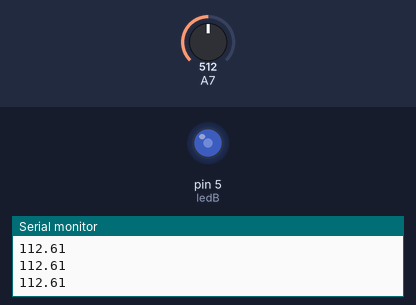
Recording of a sketch running on a simulated Arduino Mega 2560, built with avr-gcc and run on an emulated ATmega2560. Shown: output pins drawn as LEDs (lit = HIGH), the last lines printed to the serial monitor. Inputs (shaded band) come from the test bench; at power-on: A7 = 512.

Above: at 1.2 s.
1.3 s: A7 set to 716
At 1.9 s:
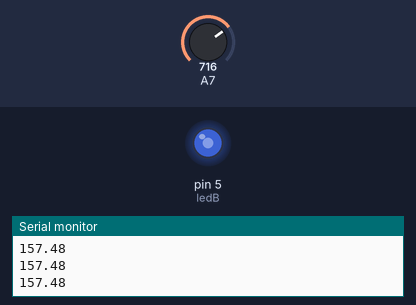
2.8 s: A7 set to 900
At 4.0 s:
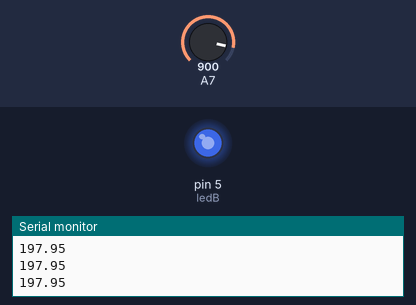
4.3 s: A7 set to 122
At 5.1 s:
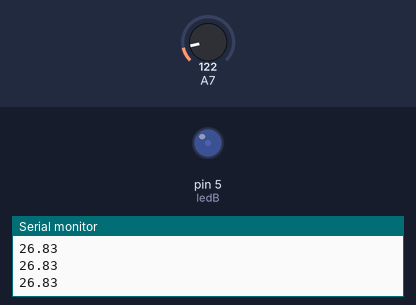
5.8 s: A7 set to 0
At 6.2 s:
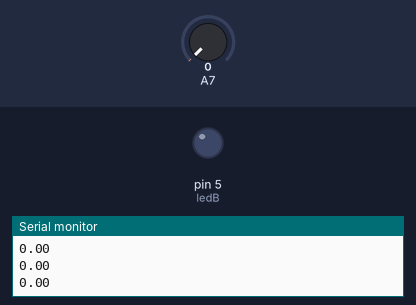
7.3 s: A7 set to 511
At 8.8 s:
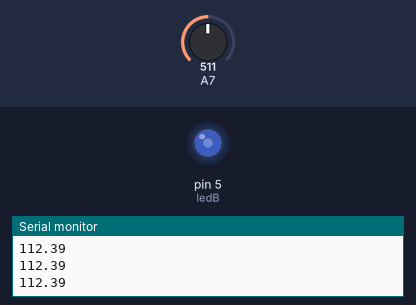
Timing chart, 0 to 9.8 s (numbered marks = the images above; inputs shaded):
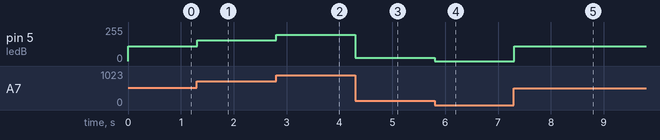

Measured:
- after the input at 1.3 s, pin 5 (ledB): 112/255 → 157/255 at once
- after the input at 2.8 s, pin 5 (ledB): 157/255 → 197/255 at once
- after the input at 4.3 s, pin 5 (ledB): 197/255 → 26/255 at once
- after the input at 5.8 s, pin 5 (ledB): 26/255 → 0/255 at once
- after the input at 7.3 s, pin 5 (ledB): 0/255 → 112/255 at once

The sketch:

McWhorter_14AnalogPotLED.ino
```cpp
int potPin = 23;
float readVal;
int ledB = 5;
float ledVal;
int potVal;
int dt = 250;


void setup() {
  // put your setup code here, to run once:
  Serial.begin(9600);
  pinMode(potPin, INPUT);
  pinMode(ledB, OUTPUT);
}

void loop() {
  // put your main code here, to run repeatedly:
  potVal = analogRead(potPin);
  ledVal = (225./1023.)*potVal;
  analogWrite(ledB, ledVal);
  Serial.println(ledVal);
  //delay(dt);

}
```
